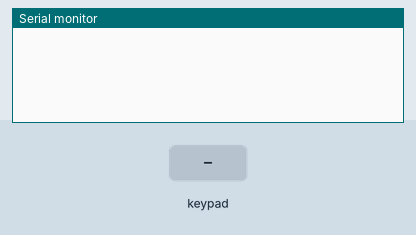
Simulated run of this sketch. Board: Arduino Uno, built with avr-gcc and run on an emulated ATmega328P. On the bench: the last lines printed to the serial monitor. The test bench sets the inputs (shaded band).

Above: at 1.2 s.
1.3 s: key 'f' pressed
At 2.5 s:
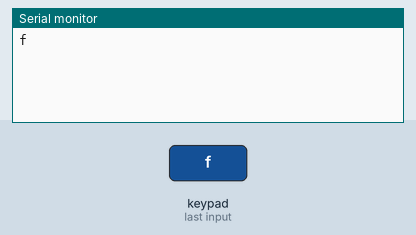
2.8 s: keypad keys 4 3 2 pressed 0.4 s apart
At 4.2 s:
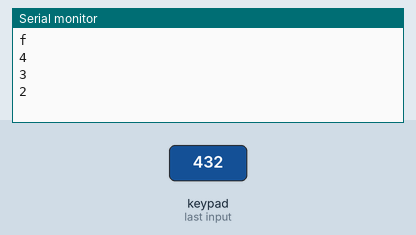
5.5 s: key 'e' pressed
At 6.7 s:
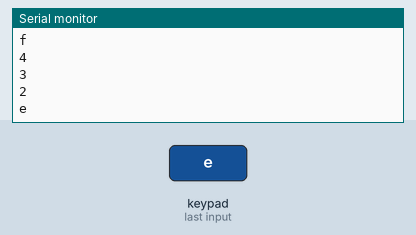
7.0 s: key 'd' pressed
At 8.0 s:
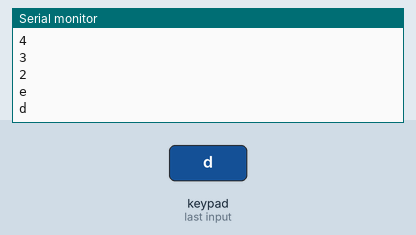
8.5 s: key 'c' pressed
At 9.2 s:
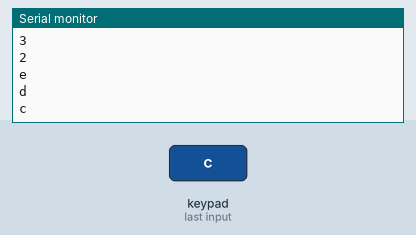
10.0 s: key 'b' pressed
At 10.5 s:
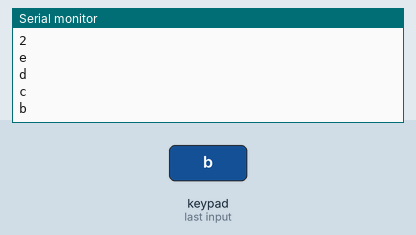

The sketch:

ButtonBox.ino
```cpp
/* @file HelloKeypad.pde
|| @version 1.0
|| @author Alexander Brevig
|| @contact alexanderbrevig@gmail.com
||
|| @description
|| | Demonstrates the simplest use of the matrix Keypad library.
|| #
*/
#include <Keypad.h>

const byte ROWS = 3; //four rows
const byte COLS = 5; //three columns

char keys[ROWS][COLS] = {
  {'f','e','d','c','b'},
  {'a','9','8','7','6'},
  {'5','4','3','2','1'}
};

byte rowPins[ROWS] = { 4, 3, 2}; //connect to the row pinouts of the keypad
byte colPins[COLS] = {9, 8, 7, 6, 5}; //connect to the column pinouts of the keypad

Keypad keypad = Keypad( makeKeymap(keys), rowPins, colPins, ROWS, COLS );

void setup(){
  Serial.begin(9600);
}

void loop(){
  char key = keypad.getKey();

  if (key){
    Serial.println(key);
  }
}
```

Measured:
- after the input at 1.3 s, the serial monitor: prints a new line at once (image 1)
- after the input at 2.8 s, the serial monitor: prints a new line at once (image 2)
- after the input at 5.5 s, the serial monitor: prints a new line at once (image 3)
- after the input at 7.0 s, the serial monitor: prints a new line at once (image 4)
- after the input at 8.5 s, the serial monitor: prints a new line at once (image 5)
- after the input at 10.0 s, the serial monitor: prints a new line at once (image 6)
